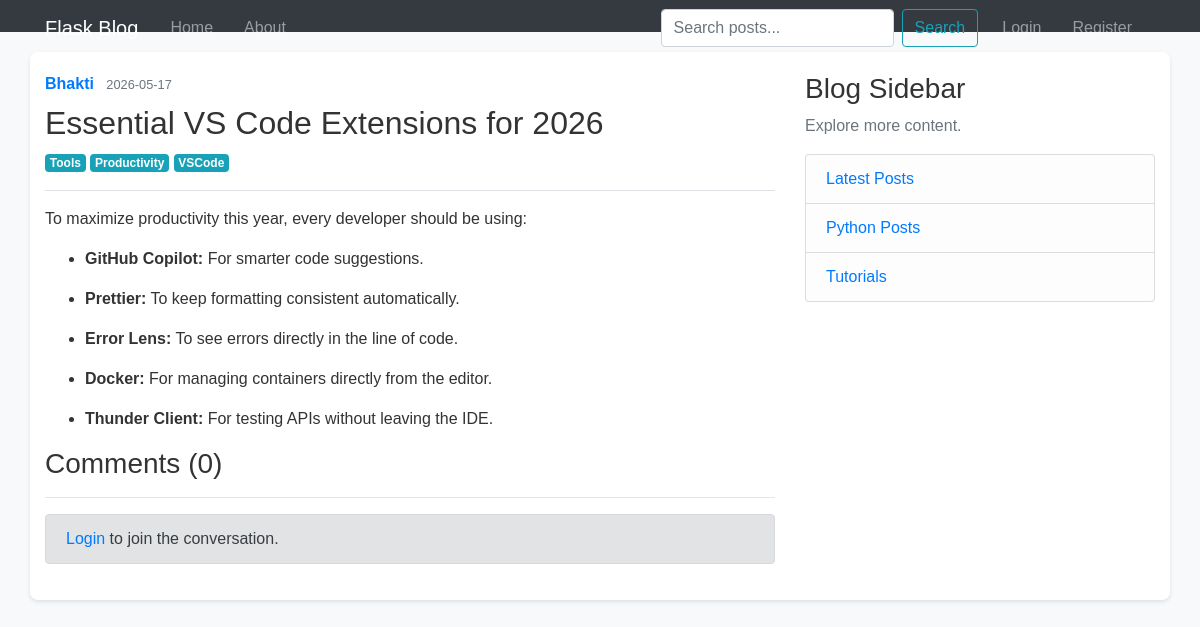
Screenshot of /post/8 with the database file from the repository.
### flaskblog/models.py (models this page shows, shortened)
class User(db.Model, UserMixin):
    id = db.Column(db.Integer, primary_key=True)
    username = db.Column(db.String(20), unique=True, nullable=False)
    email = db.Column(db.String(120), unique=True, nullable=False)
    image_file = db.Column(db.String(20), nullable=False, default='default.jpg')
    password = db.Column(db.String(60), nullable=False)
    posts = db.relationship('Post', backref='author', lazy=True)
    comments = db.relationship('Comment', backref='author', lazy=True)

class Post(db.Model):
    id = db.Column(db.Integer, primary_key=True)
    title = db.Column(db.String(100), nullable=False)
    date_posted = db.Column(db.DateTime, nullable=False, default=datetime.now)
    content = db.Column(db.Text, nullable=False)
    user_id = db.Column(db.Integer, db.ForeignKey('user.id'), nullable=False)
    tags = db.relationship('Tag', secondary=post_tags, backref=db.backref('posts', lazy='dynamic'))
    comments = db.relationship('Comment', backref='post', lazy=True, cascade="all, delete-orphan")

class Tag(db.Model):
    id = db.Column(db.Integer, primary_key=True)
    name = db.Column(db.String(50), unique=True, nullable=False)

### flaskblog/routes.py (the view, shortened to what this page needs)
@app.route("/post/<int:post_id>", methods=['GET', 'POST'])
def post(post_id):
    post = Post.query.get_or_404(post_id)
    form = CommentForm() # This defines the 'form' variable for the template
    return render_template('post.html', title=post.title, post=post, form=form)

### flaskblog/forms.py
class CommentForm(FlaskForm):
    content = TextAreaField('Comment', validators=[DataRequired()])
    submit = SubmitField('Add Comment')

### flaskblog/templates/post.html (shortened to what this page needs)
{% extends "layout.html" %}
{% block content %}
  <article class="media content-section">
    <div class="media-body">
      <div class="article-metadata">
        <a class="mr-2 font-weight-bold" href="#">{{ post.author.username }}</a>
        <small class="text-muted">{{ post.date_posted.strftime('%Y-%m-%d') }}</small>
      </div>
      <h2 class="article-title mt-2">{{ post.title }}</h2>
      <div class="mb-3">
          {% for tag in post.tags %}
              <a class="badge badge-info" href="{{ url_for('tag_posts', tag_name=tag.name) }}">{{ tag.name }}</a>
          {% endfor %}
      </div>
      <div class="article-content border-top pt-3">
        {{ post.content | safe }}
      </div>
    </div>
  </article>
  <div class="content-section">
    <h3>Comments ({{ post.comments|length }})</h3>
    <hr>
    {% if current_user.is_authenticated %}
        <form method="POST" action="">
            {{ form.hidden_tag() }}
            <fieldset class="form-group">
                <legend class="border-bottom mb-4">Leave a Comment</legend>
                <div class="form-group">
                    {{ form.content.label(class="form-control-label") }}
                    {% if form.content.errors %}
                        {{ form.content(class="form-control form-control-lg is-invalid") }}
                        <div class="invalid-feedback">
                            {% for error in form.content.errors %}
                                <span>{{ error }}</span>
                            {% endfor %}
                        </div>
                    {% else %}
                        {{ form.content(class="form-control form-control-lg") }}
                    {% endif %}
                </div>
            </fieldset>
            <div class="form-group">
                {{ form.submit(class="btn btn-outline-info") }}
            </div>
        </form>
    {% else %}
        <div class="alert alert-secondary mt-3">
            <a href="{{ url_for('login') }}">Login</a> to join the conversation.
        </div>
    {% endif %}
  </div>
{% endblock content %}

### flaskblog/static/main.css (style rules this page uses)
body { background-color: #f8f9fa; font-family: Arial, sans-serif; color: #333; }

### rows the page displays
User: author.username "Bhakti"
Post: date_posted "2026-05-17", title "Essential VS Code Extensions for 2026", content "To maximize productivity this year, every developer should be using: GitHub Copilot: For smarter code suggestions. Prettier: To keep formatting consistent automatically. Error Lens: To see errors directly in the line of code. Docker: For managing containers directly from the editor. Thunder Client: For testing APIs without leaving the IDE."
Tag: name "Tools"
Tag: name "Productivity"
Tag: name "VSCode"

### other values shown
{{ post.comments|length }} "0"
